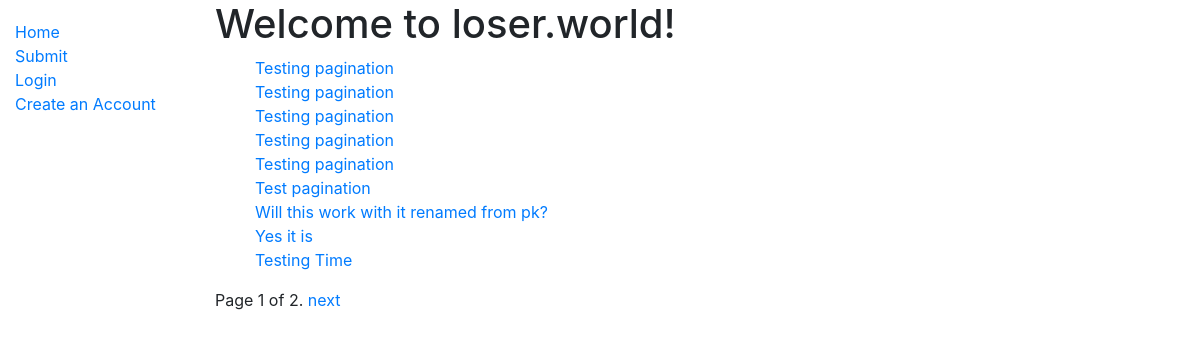
The app's page /social/, older data.
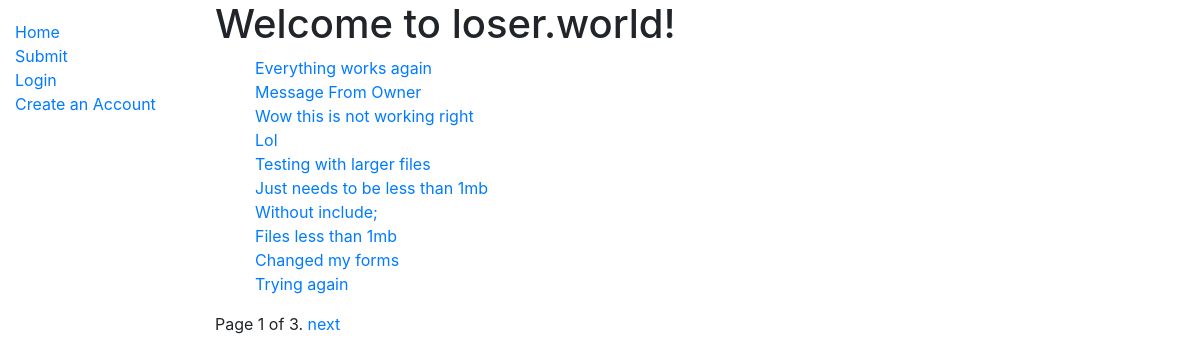
The same page, newer data.
### social/models.py (models this page shows, shortened)
class Post(models.Model):
    user = models.ForeignKey(User, on_delete=models.CASCADE)
    posted_on = models.DateTimeField(auto_now_add=True)
    title = models.CharField(max_length=50)
    content = models.TextField()
    image = models.FileField(blank=True, upload_to='%Y/%m/%d')
    class Meta:
        ordering = ['-posted_on']
    def get_absolute_url(self):
        return reverse('social:post_detail', args=[str(self.id)])

### social/views.py (the view)
# urls.py: path('', views.PostListView.as_view(), name='home'),
class PostListView(generic.ListView):
    model = Post
    template_name = 'social/home.html'
    paginate_by = 10

### social/templates/social/home.html
{% extends 'social/base_generic.html' %}
{% block content %}
<h1>Welcome to loser.world!</h1>
{% if post_list %}
<ul>
    {% for post in post_list %}
    <li class="lists">
        <a href="{{ post.get_absolute_url }}">{{ post.title }}</a>
    </li>
    {% endfor %}
</ul>
{% else %}
<p>There are no posts :(</p>
{% endif %}
{% endblock %}

Row changes from the older to the newer data that the page shows:
no longer on this page (row unchanged): Post: title "Testing pagination"
no longer on this page (row unchanged): Post: title "Testing pagination"
no longer on this page (row unchanged): Post: title "Testing pagination"
no longer on this page (row unchanged): Post: title "Testing pagination"
no longer on this page (row unchanged): Post: title "Testing pagination"
no longer on this page (row unchanged): Post: title "Test pagination"
no longer on this page (row unchanged): Post: title "Will this work with it renamed from pk?"
no longer on this page (row unchanged): Post: title "Yes it is"
no longer on this page (row unchanged): Post: title "Testing Time"
added Post: title "Everything works again"
added Post: title "Message From Owner"
added Post: title "Wow this is not working right"
added Post: title "Lol"
added Post: title "Testing with larger files"
added Post: title "Just needs to be less than 1mb"
added Post: title "Without include;"
added Post: title "Files less than 1mb"
added Post: title "Changed my forms"
added Post: title "Trying again"
Text that changed along with them:
{{ page_obj.paginator.num_pages }}: "2" → "3"
